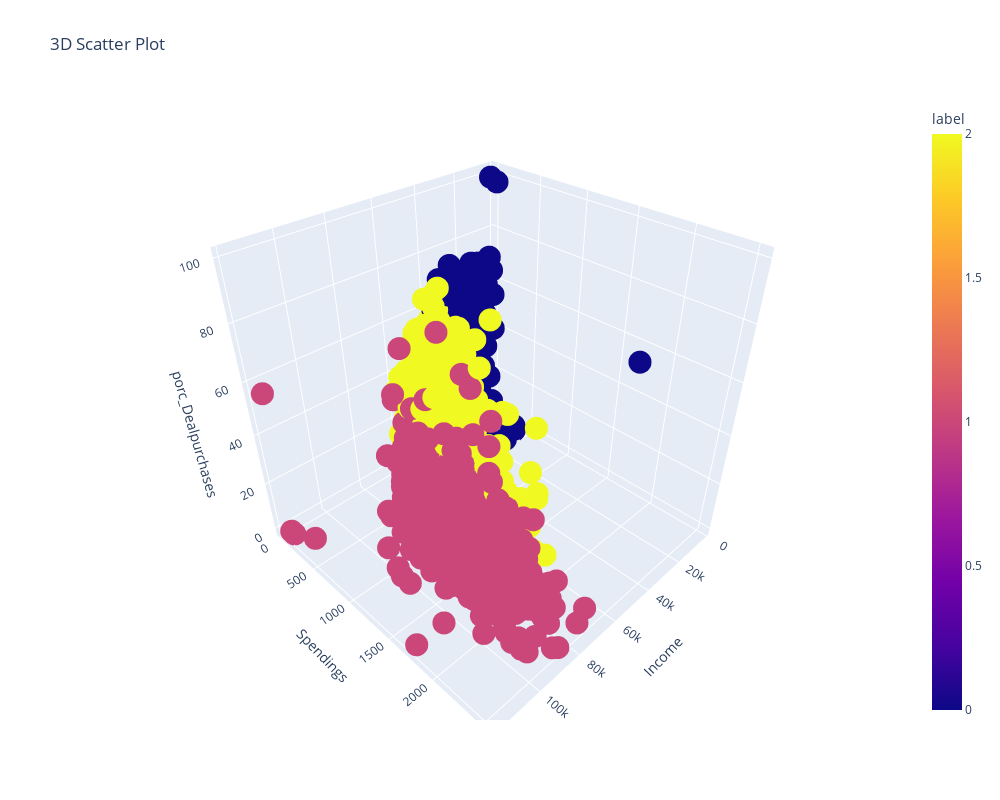

Notebook code for this chart:
### Markdown cell above
## Visualización de los clusters

### Code cell
fig = px.scatter_3d(df_marketing2, x='Income', y='Spendings', z='porc_Dealpurchases',
                    color='label',
                    title="3D Scatter Plot")
fig.update_layout(
    autosize=False,
    width=1000,
    height=800,)

fig.show()

### Figure 1 — Plotly figure (JSON) as saved in the notebook; plotly's stock layout.template omitted (floating-point values rounded to 4 significant figures; data arrays with more than 128 entries replaced by an {"elided": "..."} marker saying what was removed)
{"data": [{"hovertemplate": "Income=%{x}<br>Spendings=%{y}<br>porc_Dealpurchases=%{z}<br>label=%{marker.color}<extra></extra>", "legendgroup": "", "marker": {"color": {"elided": "2209 int values"}, "coloraxis": "coloraxis", "symbol": "circle"}, "mode": "markers", "name": "", "scene": "scene", "showlegend": false, "type": "scatter3d", "x": {"elided": "2209 float values"}, "y": {"elided": "2209 int values"}, "z": {"elided": "2209 float values"}}], "layout": {"autosize": false, "coloraxis": {"colorbar": {"title": {"text": "label"}}, "colorscale": [[0, "#0d0887"], [0.1111, "#46039f"], [0.2222, "#7201a8"], [0.3333, "#9c179e"], [0.4444, "#bd3786"], [0.5556, "#d8576b"], [0.6667, "#ed7953"], [0.7778, "#fb9f3a"], [0.8889, "#fdca26"], [1, "#f0f921"]]}, "height": 800, "legend": {"tracegroupgap": 0}, "scene": {"domain": {"x": [0, 1], "y": [0, 1]}, "xaxis": {"title": {"text": "Income"}}, "yaxis": {"title": {"text": "Spendings"}}, "zaxis": {"title": {"text": "porc_Dealpurchases"}}}, "title": {"text": "3D Scatter Plot"}, "width": 1000}}
